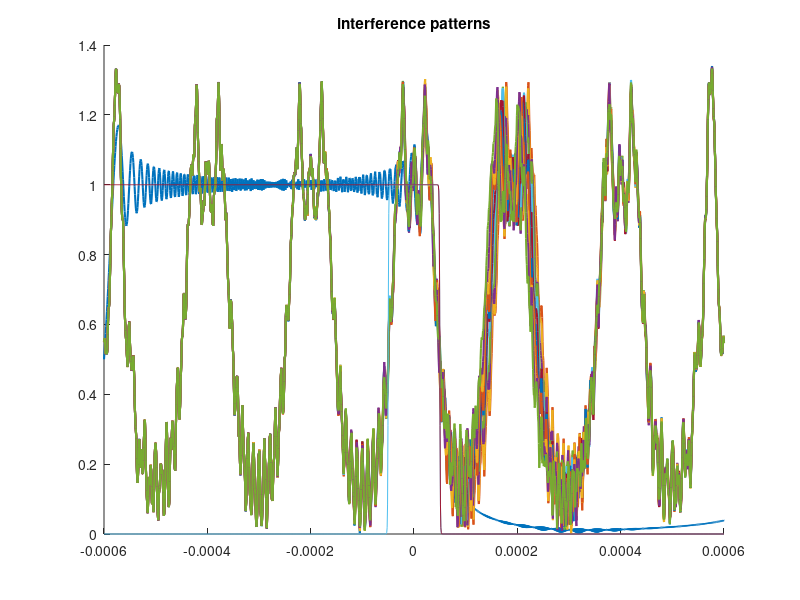
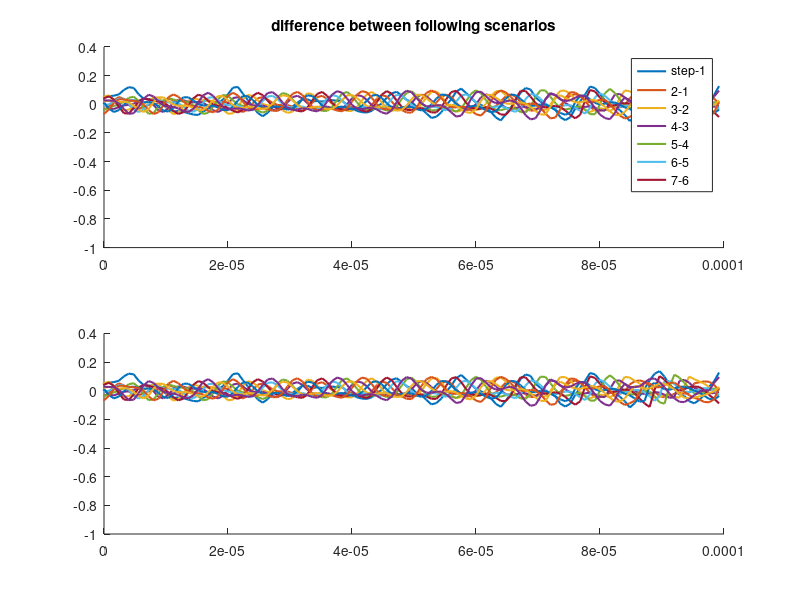
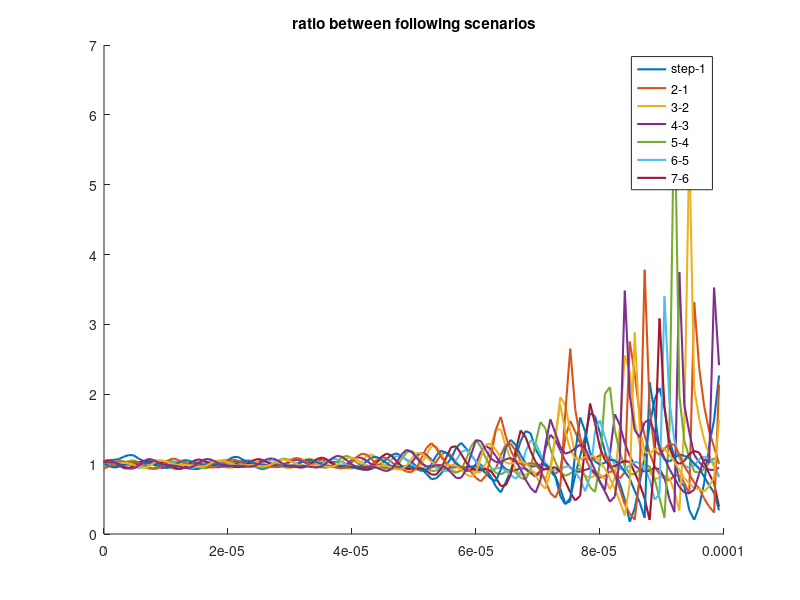

These charts were generated, in order, by the following MATLAB code:
%% define parameters
Lambda = 532*1e-9;
k = 2*pi/Lambda;
res = 97500;
dx = 0.08;
frameLength = 384;
x_true = 0.5:dx:(frameLength+0.5);                % sub pixles coordinates
res_true = res/dx;

scratchWidth = 0.0001;
S_W = [0.005 0.025 0.05 0.125 0.18];
stepWidth = S_W(1);
%% prepare initial conditions
Nsteps = 11;
% distReativeD = 1:-0.02:0.5;
distReativeD = 0:2e-6:2e-5;

spatialVec_true = -0.6e-3:8e-7:0.6e-3;
I = nan(length(distReativeD),length(spatialVec_true));
PsiMat = nan(length(distReativeD),length(spatialVec_true));
Ishifted = I;
Psi0 = @(p) ((tanh((p/2/scratchWidth+0.25)./stepWidth).*tanh((0.25-p/2/scratchWidth)./stepWidth))+1).*0.5;

for j = 1:length(distReativeD)
%     D = (Nsteps-1)*scratchWidth*distReativeD(j);
    D = (Nsteps-1)*scratchWidth;
    Dunit = 2*D/(Nsteps-1);
    
    combLocation = -D:Dunit:D;
    combLocation((Nsteps+1)/2+1) = combLocation((Nsteps+1)/2+1) - distReativeD(j);
    
    [~,combLocationPix] = min(abs(bsxfun(@minus,spatialVec_true(:),combLocation(:)')),[],1);
    comb = zeros(size(spatialVec_true));
    comb(combLocationPix) = 1;
    Psi0conv = @(p) conv(Psi0(p),comb,'same');
    Psi0Damped = @(p) Psi0conv(p);
    
    %% solve integral
    Y = 0.002;
    warning('off');
    yj = Y;
    for i = 1:length(spatialVec_true);
        x_i = spatialVec_true(i);
        Intgrnd = @(p) Psi0Damped(spatialVec_true).*sqrt(k./(2*pi*1i*yj)).*exp(1i.*k.*(yj+(x_i-spatialVec_true).^2./(2*yj)));
        I(j,i) = trapz(spatialVec_true,Intgrnd(spatialVec_true));
    end
    Ishifted(j,:) = I(j,:);
    PsiMat(j,:) = Psi0Damped(spatialVec_true);
    warning('on');
end

%% single step
PsiStep = @(p) ((tanh((0.25-p/2/scratchWidth)./stepWidth))+1).*0.5;
Istep = nan(1,length(spatialVec_true));
for i = 1:length(spatialVec_true);
    x_i = spatialVec_true(i);
    Intgrnd = @(p) PsiStep(spatialVec_true).*sqrt(k./(2*pi*1i*yj)).*exp(1i.*k.*(yj+(x_i-spatialVec_true).^2./(2*yj)));
    Istep(i) = trapz(spatialVec_true,Intgrnd(spatialVec_true));
end
Ishifted = [Istep;Ishifted];

%% create difference mat
IshiftedDiffMat = diff(abs(Ishifted),1,1);
relevantDiffRegionLogic = spatialVec_true>=-scratchWidth & spatialVec_true<=scratchWidth;

IshiftedRatioMat = abs(Ishifted(2:end,:))./abs(Ishifted(1:end-1,:));


%% plot
figure;
hold on;
plot(spatialVec_true,abs(Ishifted'),'LineWidth',1.5);
plot(spatialVec_true,Psi0(spatialVec_true),'DisplayName','original');
plot(spatialVec_true,PsiStep(spatialVec_true),'DisplayName','original step');
title('interference patterns');

figure; hold on;
subplot(2,1,1); hold on;
plot(spatialVec_true(relevantDiffRegionLogic),IshiftedDiffMat(:,relevantDiffRegionLogic),'LineWidth',1.5);
xlim([0 1]*1e-4);
legend({'step-1','2-1','3-2','4-3','5-4','6-5','7-6'});
title('difference between following scenarios');
subplot(2,1,2); hold on;
plot(spatialVec_true(relevantDiffRegionLogic),IshiftedDiffMat(:,relevantDiffRegionLogic),'LineWidth',1.5);
xlim([0 1]*1e-4);


figure; hold on;
plot(spatialVec_true(relevantDiffRegionLogic),IshiftedRatioMat(:,relevantDiffRegionLogic),'LineWidth',1.5);
xlim([0 1]*1e-4);
legend({'step-1','2-1','3-2','4-3','5-4','6-5','7-6'});
title('ratio between following scenarios');